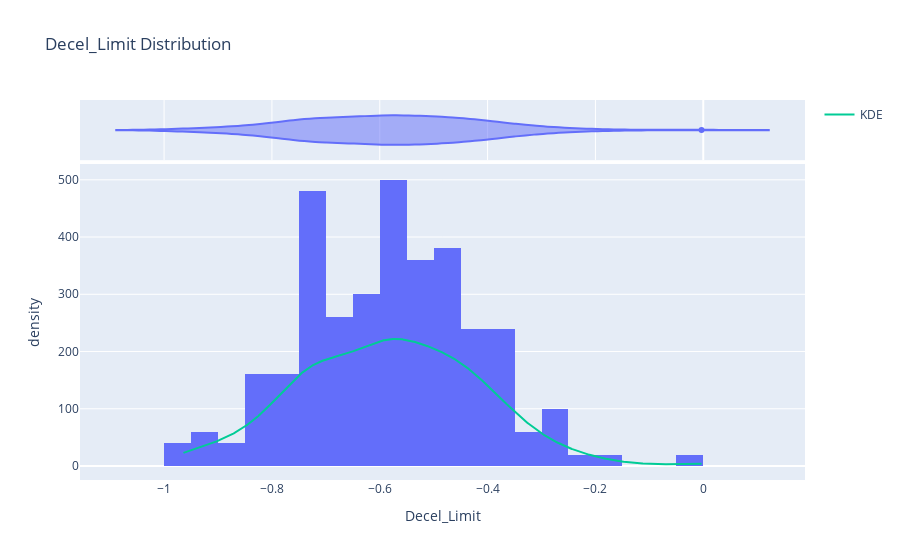

Here is the notebook cell this chart was saved with:
### Code cell
fig = px.histogram(feature_by_participant, x='Decel_Limit', title='Decel_Limit Distribution', 
                   marginal='violin', histnorm='density')

# Calculate KDE
delta_data = feature_by_participant['Decel_Limit'].dropna()
kde = gaussian_kde(delta_data)
x_range = np.linspace(min(delta_data), max(delta_data), 1000)
fig.add_trace(go.Scatter(x=x_range, y=kde.evaluate(x_range)*100, mode='lines', name='KDE'))

fig.show()

### Figure 1 — Plotly figure (JSON) as saved in the notebook; plotly's stock layout.template omitted (floating-point values rounded to 4 significant figures; data arrays with more than 128 entries replaced by an {"elided": "..."} marker saying what was removed)
{"data": [{"alignmentgroup": "True", "bingroup": "x", "histnorm": "density", "hovertemplate": "Decel_Limit=%{x}<br>density=%{y}<extra></extra>", "legendgroup": "", "marker": {"color": "#636efa", "pattern": {"shape": ""}}, "name": "", "offsetgroup": "", "orientation": "v", "showlegend": false, "type": "histogram", "x": {"elided": "172 float values"}, "xaxis": "x", "yaxis": "y"}, {"alignmentgroup": "True", "hovertemplate": "Decel_Limit=%{x}<extra></extra>", "legendgroup": "", "marker": {"color": "#636efa"}, "name": "", "offsetgroup": "", "scalegroup": "x", "showlegend": false, "type": "violin", "x": {"elided": "172 float values"}, "xaxis": "x2", "yaxis": "y2"}, {"mode": "lines", "name": "KDE", "type": "scatter", "x": {"elided": "1000 float values"}, "y": {"elided": "1000 float values"}}], "layout": {"barmode": "relative", "legend": {"tracegroupgap": 0}, "title": {"text": "Decel_Limit Distribution"}, "xaxis": {"anchor": "y", "domain": [0, 1], "title": {"text": "Decel_Limit"}}, "xaxis2": {"anchor": "y2", "domain": [0, 1], "matches": "x", "showgrid": true, "showticklabels": false}, "yaxis": {"anchor": "x", "domain": [0, 0.8316], "title": {"text": "density"}}, "yaxis2": {"anchor": "x2", "domain": [0.8416, 1], "matches": "y2", "showgrid": false, "showline": false, "showticklabels": false, "ticks": ""}}}
